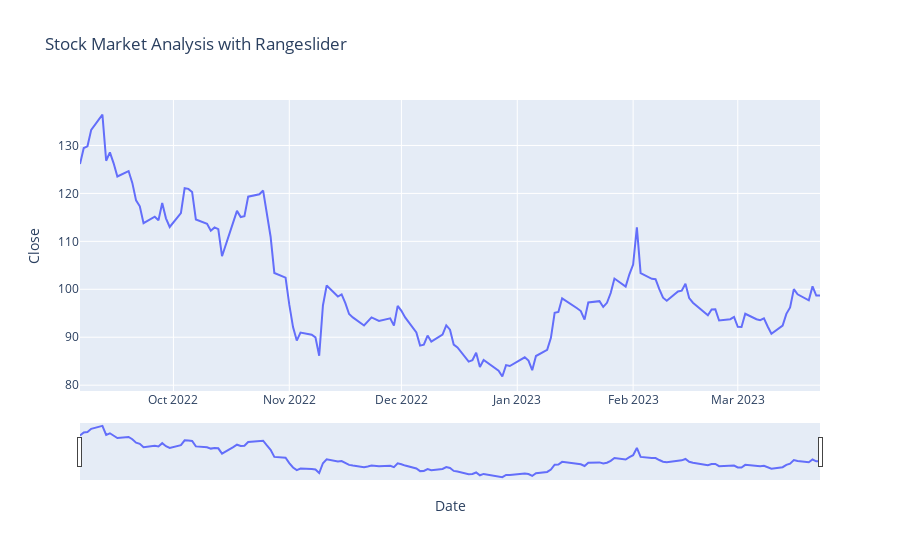

Notebook source saved alongside this figure:
### Code cell
figure = px.line(data2, x='Date', y='Close',  title='Stock Market Analysis with Rangeslider')
figure.update_xaxes(rangeslider_visible=True)
figure.show();

### Figure 1 — Plotly figure (JSON) as saved in the notebook; plotly's stock layout.template omitted (floating-point values rounded to 4 significant figures; data arrays with more than 128 entries replaced by an {"elided": "..."} marker saying what was removed)
{"data": [{"hovertemplate": "Date=%{x}<br>Close=%{y}<extra></extra>", "legendgroup": "", "line": {"color": "#636efa", "dash": "solid"}, "marker": {"symbol": "circle"}, "mode": "lines", "name": "", "orientation": "v", "showlegend": false, "type": "scatter", "x": {"elided": "138 str values"}, "xaxis": "x", "y": {"elided": "138 float values"}, "yaxis": "y"}], "layout": {"legend": {"tracegroupgap": 0}, "title": {"text": "Stock Market Analysis with Rangeslider"}, "xaxis": {"anchor": "y", "domain": [0, 1], "rangeslider": {"visible": true}, "title": {"text": "Date"}}, "yaxis": {"anchor": "x", "domain": [0, 1], "title": {"text": "Close"}}}}
